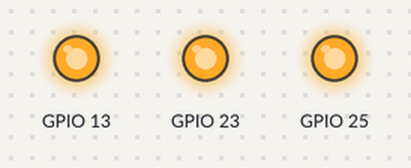
Bench run of a sketch on a simulated ESP32. Shown: output pins drawn as LEDs (lit = HIGH). Random numbers use the default seed unless the sketch sets one; what the sketch prints to the serial monitor is not drawn.

Above: at 0.15 s.
Timing chart, 0 to 40.0 s (numbered marks = the images above):
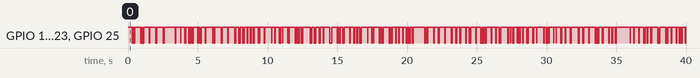

The sketch:

Blink_Custom.ino
```cpp
/*
  Blink
 */

// the setup function runs once when you press reset or power the board
void setup() {
  Serial.begin(115200);
  // initialize digital pin 13 as an output.
  pinMode(13, OUTPUT);
  pinMode(23, OUTPUT);
  pinMode(25, OUTPUT);
}

// the loop function runs over and over again forever
void loop() {
  int D1 = random(500);
  digitalWrite(13, HIGH);   // turn the LED on (HIGH is the voltage level)
  digitalWrite(23, HIGH);   // turn the LED on (HIGH is the voltage level)
  digitalWrite(25, HIGH);   // turn the LED on (HIGH is the voltage level)
  delay(D1);              // wait for a second
  int D2 = random(100);
  digitalWrite(13, LOW);    // turn the LED off by making the voltage LOW
  digitalWrite(23, LOW);    // turn the LED off by making the voltage LOW
  digitalWrite(25, LOW);    // turn the LED off by making the voltage LOW
  delay(D2);              // wait for a second
  Serial.print(D1);
  Serial.print(" - ");
  Serial.println(D2);
}
```
